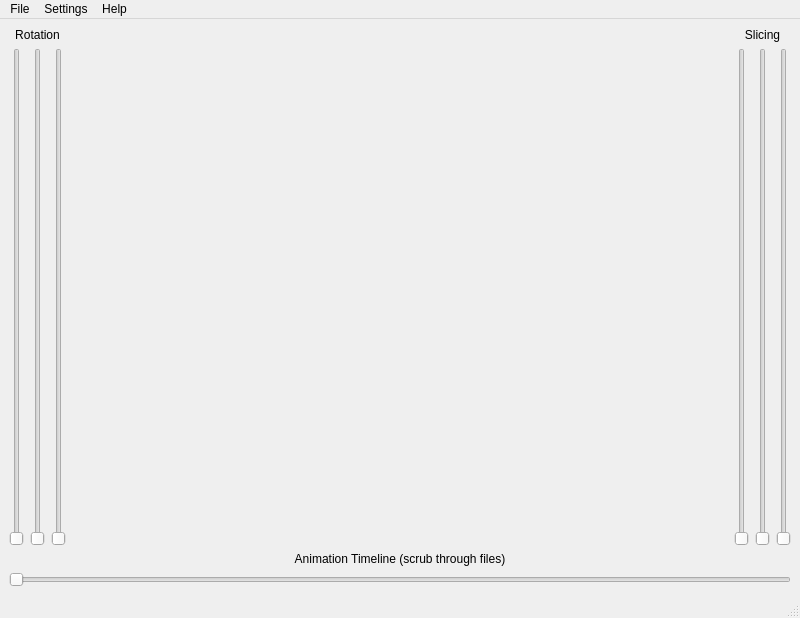
<?xml version="1.0" encoding="UTF-8"?>
<ui version="4.0">
 <class>Window</class>
 <widget class="QMainWindow" name="Window">
  <property name="geometry">
   <rect>
    <x>0</x>
    <y>0</y>
    <width>800</width>
    <height>618</height>
   </rect>
  </property>
  <property name="windowTitle">
   <string>MainWindow</string>
  </property>
  <widget class="QWidget" name="centralwidget">
   <layout class="QVBoxLayout" name="verticalLayout_4">
    <item>
     <layout class="QHBoxLayout" name="horizontalLayout_3">
      <item>
       <layout class="QVBoxLayout" name="verticalLayout">
        <item>
         <widget class="QLabel" name="RotLabel">
          <property name="text">
           <string>Rotation</string>
          </property>
          <property name="alignment">
           <set>Qt::AlignCenter</set>
          </property>
         </widget>
        </item>
        <item>
         <layout class="QHBoxLayout" name="horizontalLayout" stretch="0,0,0">
          <item>
           <widget class="QSlider" name="xSlider">
            <property name="orientation">
             <enum>Qt::Vertical</enum>
            </property>
           </widget>
          </item>
          <item>
           <widget class="QSlider" name="ySlider">
            <property name="orientation">
             <enum>Qt::Vertical</enum>
            </property>
           </widget>
          </item>
          <item>
           <widget class="QSlider" name="zSlider">
            <property name="orientation">
             <enum>Qt::Vertical</enum>
            </property>
           </widget>
          </item>
         </layout>
        </item>
       </layout>
      </item>
      <item>
       <widget class="GLWidget" name="viewport" native="true">
        <property name="sizePolicy">
         <sizepolicy hsizetype="Preferred" vsizetype="Preferred">
          <horstretch>1</horstretch>
          <verstretch>0</verstretch>
         </sizepolicy>
        </property>
       </widget>
      </item>
      <item>
       <layout class="QVBoxLayout" name="verticalLayout_2">
        <item>
         <widget class="QLabel" name="SpanLabel">
          <property name="text">
           <string>Slicing</string>
          </property>
          <property name="alignment">
           <set>Qt::AlignCenter</set>
          </property>
         </widget>
        </item>
        <item>
         <layout class="QHBoxLayout" name="horizontalLayout_2">
          <item>
           <widget class="QxtSpanSlider" name="xSpanSlider">
            <property name="orientation">
             <enum>Qt::Vertical</enum>
            </property>
           </widget>
          </item>
          <item>
           <widget class="QxtSpanSlider" name="ySpanSlider">
            <property name="orientation">
             <enum>Qt::Vertical</enum>
            </property>
           </widget>
          </item>
          <item>
           <widget class="QxtSpanSlider" name="zSpanSlider">
            <property name="orientation">
             <enum>Qt::Vertical</enum>
            </property>
           </widget>
          </item>
         </layout>
        </item>
       </layout>
      </item>
     </layout>
    </item>
    <item>
     <layout class="QVBoxLayout" name="verticalLayout_3">
      <item>
       <widget class="QLabel" name="animationLabel">
        <property name="text">
         <string>Animation Timeline (scrub through files)</string>
        </property>
        <property name="alignment">
         <set>Qt::AlignCenter</set>
        </property>
       </widget>
      </item>
      <item>
       <widget class="QSlider" name="animSlider">
        <property name="orientation">
         <enum>Qt::Horizontal</enum>
        </property>
       </widget>
      </item>
     </layout>
    </item>
   </layout>
  </widget>
  <widget class="QMenuBar" name="menubar">
   <property name="geometry">
    <rect>
     <x>0</x>
     <y>0</y>
     <width>800</width>
     <height>25</height>
    </rect>
   </property>
   <widget class="QMenu" name="menuFile">
    <property name="title">
     <string>File</string>
    </property>
    <addaction name="actionFiles"/>
    <addaction name="actionDir"/>
    <addaction name="separator"/>
    <addaction name="actionFollow"/>
    <addaction name="actionUnfollow"/>
    <addaction name="separator"/>
    <addaction name="actionSave"/>
    <addaction name="actionSequence"/>
    <addaction name="separator"/>
    <addaction name="actionQuit"/>
   </widget>
   <widget class="QMenu" name="menuSettings">
    <property name="title">
     <string>Settings</string>
    </property>
    <addaction name="actionPreferences"/>
    <addaction name="separator"/>
    <addaction name="actionCubes"/>
    <addaction name="actionCones"/>
    <addaction name="actionVectors"/>
   </widget>
   <widget class="QMenu" name="menuHelp">
    <property name="title">
     <string>Help</string>
    </property>
    <addaction name="actionAbout"/>
    <addaction name="actionHelp"/>
   </widget>
   <addaction name="menuFile"/>
   <addaction name="menuSettings"/>
   <addaction name="menuHelp"/>
  </widget>
  <widget class="QStatusBar" name="statusbar"/>
  <action name="actionFiles">
   <property name="text">
    <string>Open File(s)</string>
   </property>
   <property name="shortcut">
    <string>Ctrl+O</string>
   </property>
  </action>
  <action name="actionDir">
   <property name="text">
    <string>Open Dir</string>
   </property>
   <property name="shortcut">
    <string>Ctrl+Shift+O</string>
   </property>
  </action>
  <action name="actionFollow">
   <property name="text">
    <string>Follow Dir</string>
   </property>
   <property name="shortcut">
    <string>Ctrl+F</string>
   </property>
  </action>
  <action name="actionUnfollow">
   <property name="text">
    <string>Unfollow Dir</string>
   </property>
   <property name="shortcut">
    <string>Ctrl+Shift+F</string>
   </property>
  </action>
  <action name="actionQuit">
   <property name="text">
    <string>Quit</string>
   </property>
   <property name="shortcut">
    <string>Ctrl+Q</string>
   </property>
  </action>
  <action name="actionPreferences">
   <property name="text">
    <string>Muview Preferences</string>
   </property>
   <property name="shortcut">
    <string>Ctrl+I</string>
   </property>
  </action>
  <action name="actionCubes">
   <property name="checkable">
    <bool>true</bool>
   </property>
   <property name="text">
    <string>Display Cubes</string>
   </property>
   <property name="shortcut">
    <string>Ctrl+1</string>
   </property>
  </action>
  <action name="actionCones">
   <property name="checkable">
    <bool>true</bool>
   </property>
   <property name="text">
    <string>Display Cones</string>
   </property>
   <property name="shortcut">
    <string>Ctrl+2</string>
   </property>
  </action>
  <action name="actionVectors">
   <property name="checkable">
    <bool>true</bool>
   </property>
   <property name="text">
    <string>Display Vectors</string>
   </property>
   <property name="shortcut">
    <string>Ctrl+3</string>
   </property>
  </action>
  <action name="actionAbout">
   <property name="text">
    <string>About Muview</string>
   </property>
  </action>
  <action name="actionHelp">
   <property name="text">
    <string>Online Help</string>
   </property>
  </action>
  <action name="actionSave">
   <property name="text">
    <string>Save Image</string>
   </property>
   <property name="shortcut">
    <string>Ctrl+S</string>
   </property>
  </action>
  <action name="actionSequence">
   <property name="text">
    <string>Save Image Sequence</string>
   </property>
   <property name="shortcut">
    <string>Ctrl+Shift+S</string>
   </property>
  </action>
 </widget>
 <customwidgets>
  <customwidget>
   <class>GLWidget</class>
   <extends>QWidget</extends>
   <header>glwidget.h</header>
   <container>1</container>
  </customwidget>
  <customwidget>
   <class>QxtSpanSlider</class>
   <extends>QSlider</extends>
   <header>qxtspanslider.h</header>
  </customwidget>
 </customwidgets>
 <resources/>
 <connections/>
</ui>
